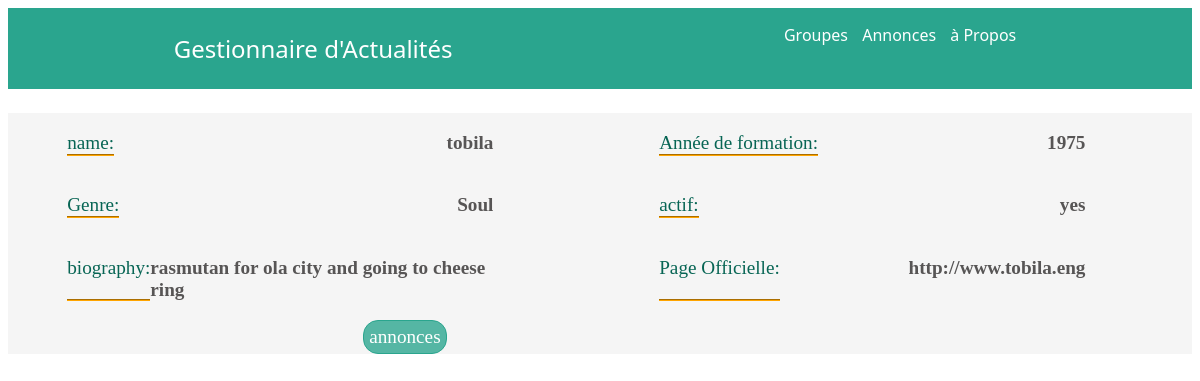
The app's page /band_details/1/ with its own data.
### listings/models.py (models this page shows, shortened)
class band(models.Model):
    class Genre(models.TextChoices):
        HIP_HOP='HP'
        SOUL='SL'
        ROCK='RK'
        METAL='ML'
    name=models.fields.CharField(max_length=110)
    genre=models.fields.CharField(choices=Genre.choices,null=True,max_length=5)
    biography=models.fields.CharField(max_length=1000)
    year_formed=models.fields.IntegerField(validators=[MinValueValidator(1970),MaxValueValidator(2040)],default=1970)
    active=models.fields.BooleanField(default=True)
    official_homepage=models.fields.URLField(null=True,blank=True)

### listings/views.py (the view)
# urls.py: path('band_details/<int:aId>/',views.band_details,name='band-details'),
def band_details(req,aId):
    aBand=band.objects.get(id=aId)
    return render(req,'listings/band_details.html',{'band':aBand,'forListing':aBand.name.replace(" ","-")})

### listings/templates/listings/band_details.html
{% extends 'listings/base.html' %}
{% block content %}
<div class="parentD">
<div class="childD"> <p class="detailN">name:</p><p class="detailC">{{band.name}}</p></div>
<div class="childD"><p class="detailN">Année de formation:</p><p class="detailC">{{band.year_formed}}</p></div>
<div class="childD"><p class="detailN">Genre:</p><p class="detailC">{{band.get_genre_display}}</p></div>
<div class="childD"><p class="detailN">actif:</p><p class="detailC">{{band.active|yesno}}</p></div>
<div class="childD"><p class="detailN">biography:</p><p class="detailC">{{band.biography}}</p></div>
{% if band.official_homepage %}
<div class="childD"><p class="detailN">Page Officielle:</p><p class="detailC">{{band.official_homepage}}</p></div>
{% endif %}
<div class="childD"><a class="button" href="{% url 'annonce-listG' forListing band.id %}" >annonces</a></div>
</div>
{% endblock  %}

### listings/static/listings/myStyle.css (style rules this page uses)
a { text-decoration: none; color: white; }
.button { text-align: center; border:rgb(42, 165, 142) 1px groove ; border-radius: 15px; background-color: rgb(85, 182, 164); padding: 5px; }
.parentD { margin-top:2%; display: flex; flex-direction: row; justify-content: space-around; flex-wrap: wrap; font-size: larger; }
.childD { width: 40%; display: flex; justify-content: space-between; }
.detailN { color:rgb(7, 101, 84); border-bottom: orange 2px groove; }
.detailC { color: rgb(87, 85, 85); padding-right: 10%; font-weight: 600; }

### records on screen
band: name "tobila", year_formed "1975", genre "Soul", active "yes", biography "rasmutan for ola city and going to cheese ring", official_homepage "http://www.tobila.eng"
